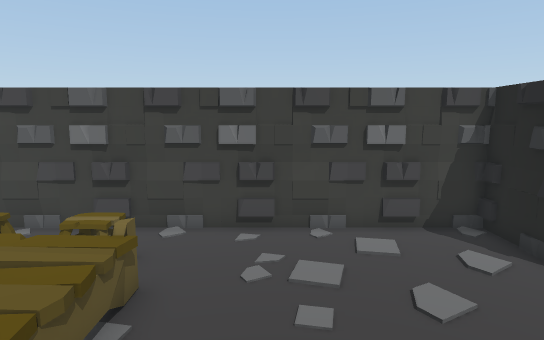
[1] (above)

16 first-person views from a walk through a 3-D level made in the Unity game engine. The camera is 1.5 m above the floor, tilts 8° down and sees 75° across. The floor is counted in squares, 0.5 m on a side. Each view is taken from the middle of a square. On the plan, view 1 faces up. The plan holds only what a view shows up to about 20 squares ahead; the rest is blank. The place goes on beyond the plan. The player is left out. Some animated figures are left out.

[2]
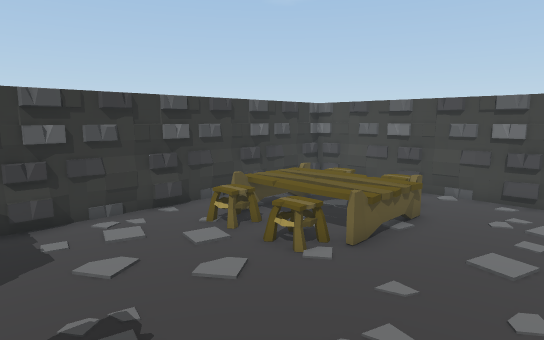

[3]
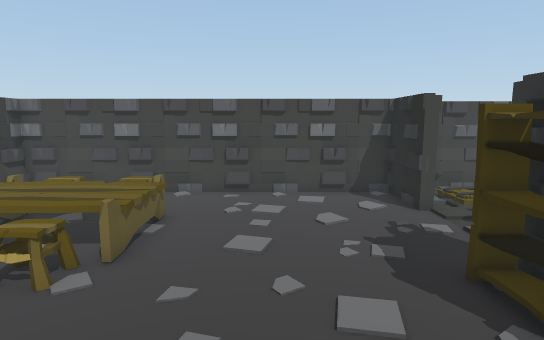

[4]
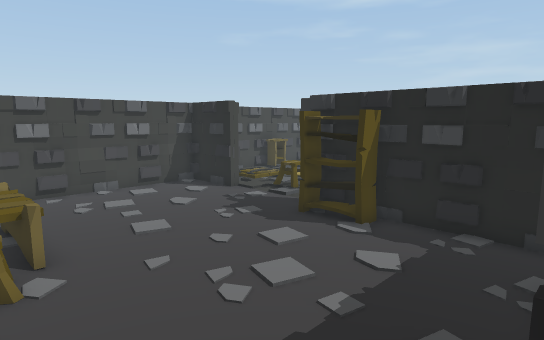

[5]
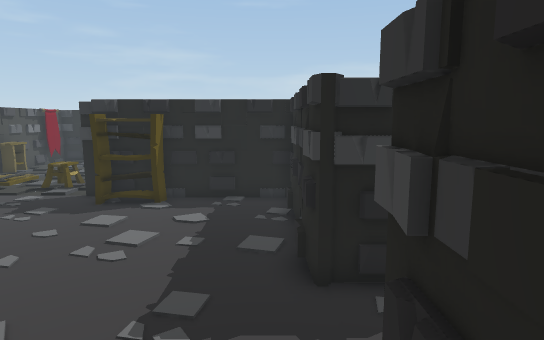

[6]
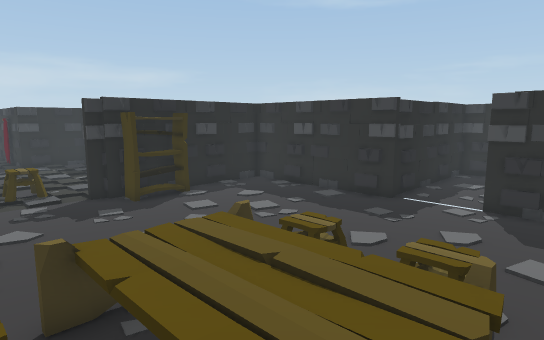

[7]
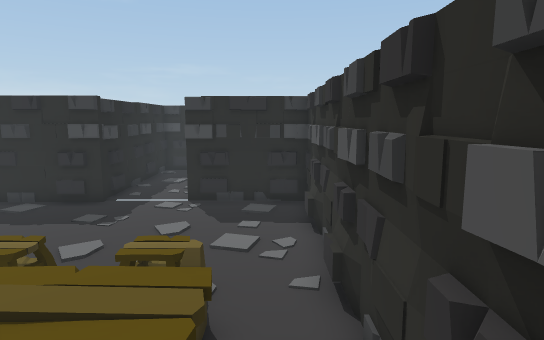

[8]
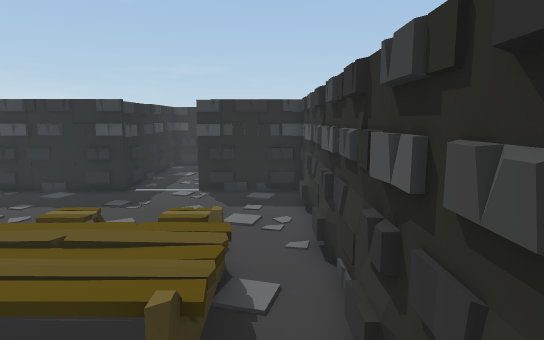

[9]
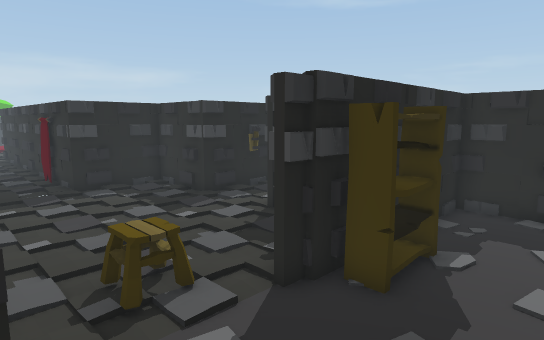

[10]
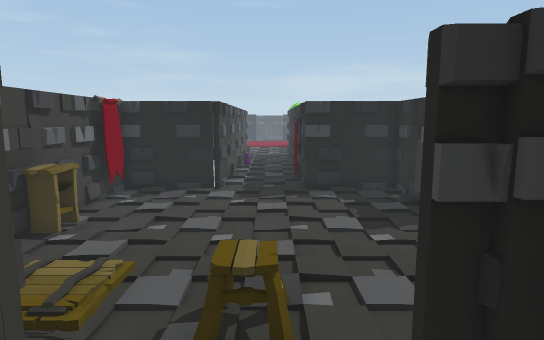

[11]
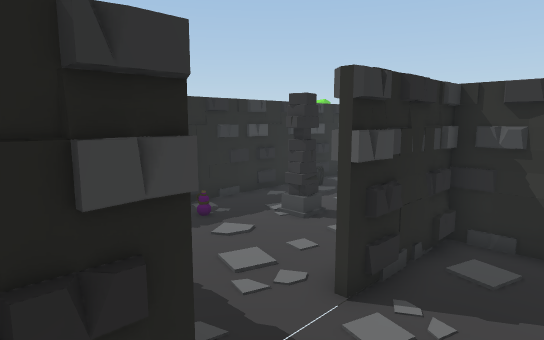

[12]
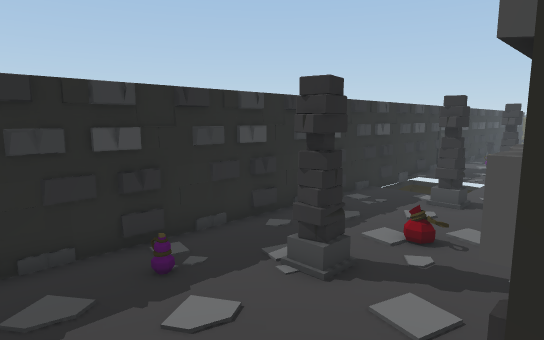

[13]
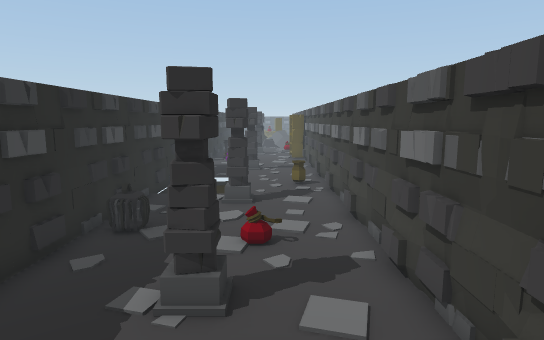

[14]
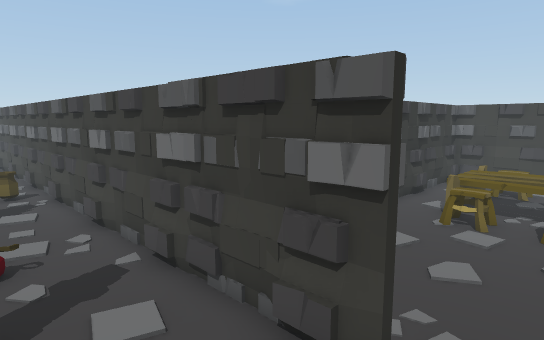

[15]
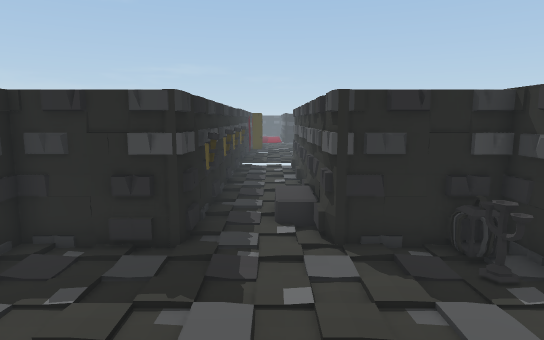

[16]
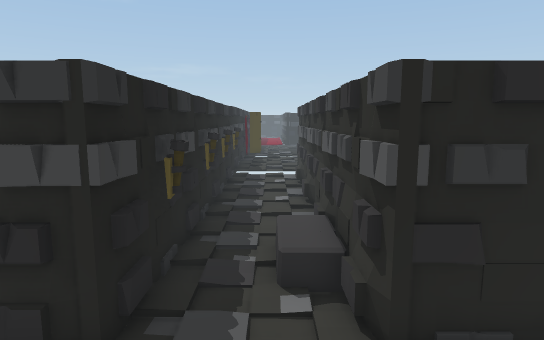

### Floor plan
Key: @ floor where view 1 was taken; # wall or solid block; . main floor; : floor 0.25 m higher than the main floor; + floor 0.5 m higher than the main floor; / step, stairs or slope; v drop or lower ground; O other object.
Columns run from 17 left of view 1 to 20 right of it. Each row starts with its distance up from view 1.
 10         ################ ####O###O##
  9         #..............#OO ..OO....#
  8         # ... .........# : ........#
  7         #. O. .........#.::........#
  6         #.OOOOOO...................###
  5         #.O+++//.....................
  4         #.+++++/.........O...........
  3         #.+++++O...................###
  2         #.O:.+OO.......#...........###
  1         #.............O#vv.........#
  0         #........@....O# O.........#
 -1         #.............O#####...#####
 -2         #..............#   ##..#
 -3         #..............#   ##..#
 -4         #..............#    #..#
 -5         #..............#    #..#
 -6 #############..#########    #..#
 -7 .......##......#           ##..#
 -8 ...............#            #..#
 -9 ...............#            #..#
-10 OO......OO.....#            #..#
-11 .O......O......#           ##..#
-12 ...........O...#            #..#
-13 ....O..........#            #..#
-14 ################            #..#
-15                             #..O

Positions as (right, up) in squares from view 1, and headings:
1: (0, 0), facing up
2: (2, -5), facing up-left
3: (1, -5), facing up
4: (-4, -6), facing up-right
5: (-8, -5), facing right
6: (-8, 7), facing down-right
7: (-8, 7), facing down
8: (-8, 9), facing down
9: (2, 7), facing down-right
10: (3, 4), facing right
11: (0, -3), facing down-left
12: (-3, -6), facing down-left
13: (-3, -9), facing left
14: (-3, -10), facing up-left
15: (12, 7), facing down
16: (12, 3), facing down
